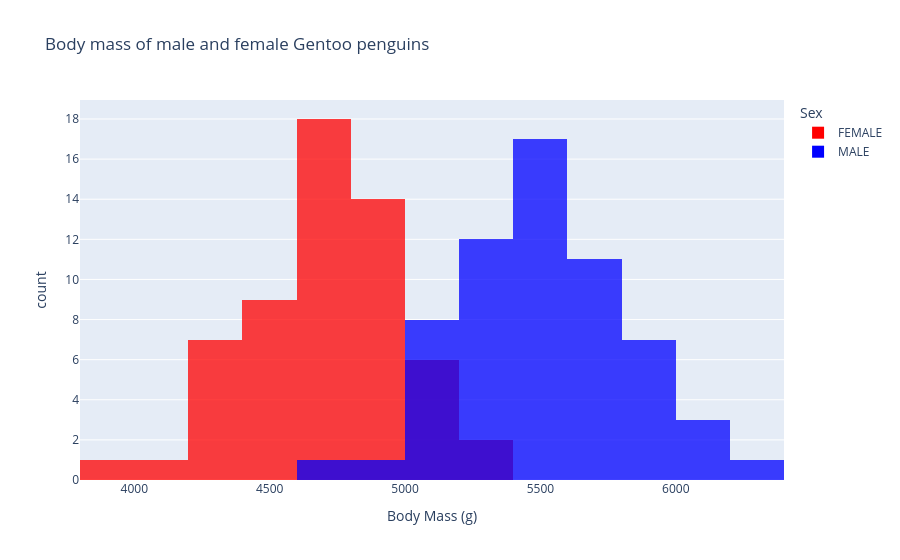

The notebook cell saved with this chart:
### Markdown cell above
There are many ways to visualize this data. One is to use a histogram using `plotly`'s `histogram`

### Code cell
fig = px.histogram(gentoos, 
                   x = "Body Mass (g)", 
                   color = "Sex",
                   barmode='overlay',
                   opacity=0.75,
                   title="Body mass of male and female Gentoo penguins",
                   color_discrete_sequence=["red", "blue"]
                  )

# display the figure
fig.show()

### Figure 1 — Plotly figure (JSON) as saved in the notebook; plotly's stock layout.template omitted (floating-point values rounded to 4 significant figures)
{"data": [{"alignmentgroup": "True", "bingroup": "x", "hovertemplate": "Sex=FEMALE<br>Body Mass (g)=%{x}<br>count=%{y}<extra></extra>", "legendgroup": "FEMALE", "marker": {"color": "red", "opacity": 0.75, "pattern": {"shape": ""}}, "name": "FEMALE", "offsetgroup": "FEMALE", "orientation": "v", "showlegend": true, "type": "histogram", "x": [4500, 4450, 4550, 4800, 4400, 4650, 4650, 4200, 4150, 4800, 5000, 4400, 5000, 4600, 4700, 5050, 5150, 4950, 4350, 3950, 4300, 4900, 4200, 5100, 4850, 4400, 4900, 4300, 4450, 4200, 4400, 4700, 4700, 4750, 5200, 4700, 4600, 4750, 4625, 4725, 4750, 4600, 4875, 4950, 4750, 4850, 4875, 4625, 4850, 4975, 4700, 4575, 5000, 4650, 4375, 4925, 4850, 5200], "xaxis": "x", "yaxis": "y"}, {"alignmentgroup": "True", "bingroup": "x", "hovertemplate": "Sex=MALE<br>Body Mass (g)=%{x}<br>count=%{y}<extra></extra>", "legendgroup": "MALE", "marker": {"color": "blue", "opacity": 0.75, "pattern": {"shape": ""}}, "name": "MALE", "offsetgroup": "MALE", "orientation": "v", "showlegend": true, "type": "histogram", "x": [5700, 5700, 5400, 5200, 5150, 5550, 5850, 5850, 6300, 5350, 5700, 5050, 5100, 5650, 5550, 5250, 6050, 5400, 5250, 5350, 5700, 4750, 5550, 5400, 5300, 5300, 5000, 5050, 5000, 5550, 5300, 5650, 5700, 5800, 5550, 5000, 5100, 5800, 6000, 5950, 5450, 5350, 5600, 5300, 5550, 5400, 5650, 5200, 4925, 5250, 5600, 5500, 5500, 5500, 5500, 5950, 5500, 5850, 6000, 5750, 5400], "xaxis": "x", "yaxis": "y"}], "layout": {"barmode": "overlay", "legend": {"title": {"text": "Sex"}, "tracegroupgap": 0}, "title": {"text": "Body mass of male and female Gentoo penguins"}, "xaxis": {"anchor": "y", "domain": [0, 1], "title": {"text": "Body Mass (g)"}}, "yaxis": {"anchor": "x", "domain": [0, 1], "title": {"text": "count"}}}}
